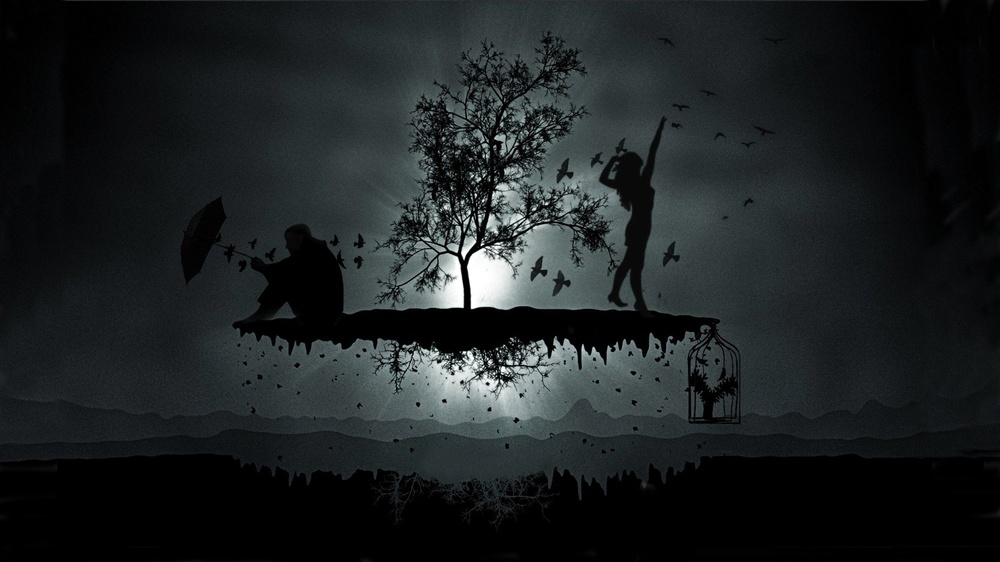
#> input picture forinvert.jpg, 1000 x 562 px, shrunk from 1920 x 1080 before the run
$ jupyter execute invertttt.ipynb
#> lines starting #> are read from the running program, lines starting #| are printed output that depends on the picture
[cell 1]
import numpy as np
import matplotlib.pyplot as plt
from PIL import Image

[cell 2]
img = Image.open ('forinvert.jpg')
#> img is the input picture: PIL image 1000x562 RGB; mean R, G, B 29, 33.4, 34.8

img_gray = img.convert('L')

clean_img_array = np.array(img_gray)

img_int = clean_img_array.astype(int) #not necessary to convert
invert = np.invert(img_int)
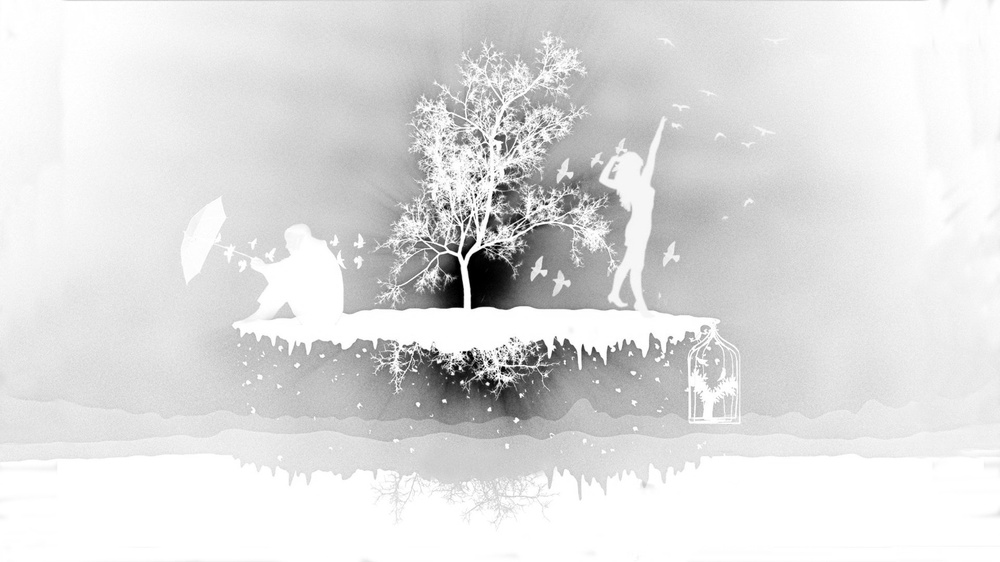
#> invert: shape (562, 1000) int64; min -256, max -1, mean -33.23; drawn with min black and max white

plt.imshow(invert, cmap='gray')
plt.title("inverted img")
plt.axis ('off')
plt.show()


$ run again, with sample.jpg copied over forinvert.jpg
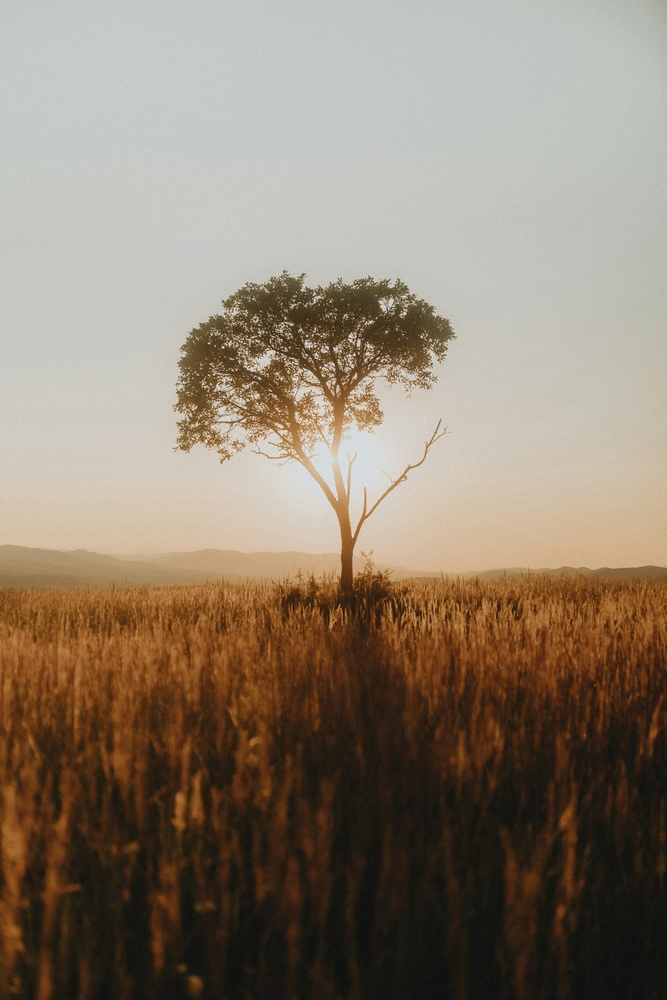
#> input picture sample.jpg, 667 x 1000 px, shrunk from 3648 x 5472 before the run
#> img is the input picture: PIL image 667x1000 RGB; mean R, G, B 140.5, 126.8, 110.8
#> `img_gray = img.convert('L')`:
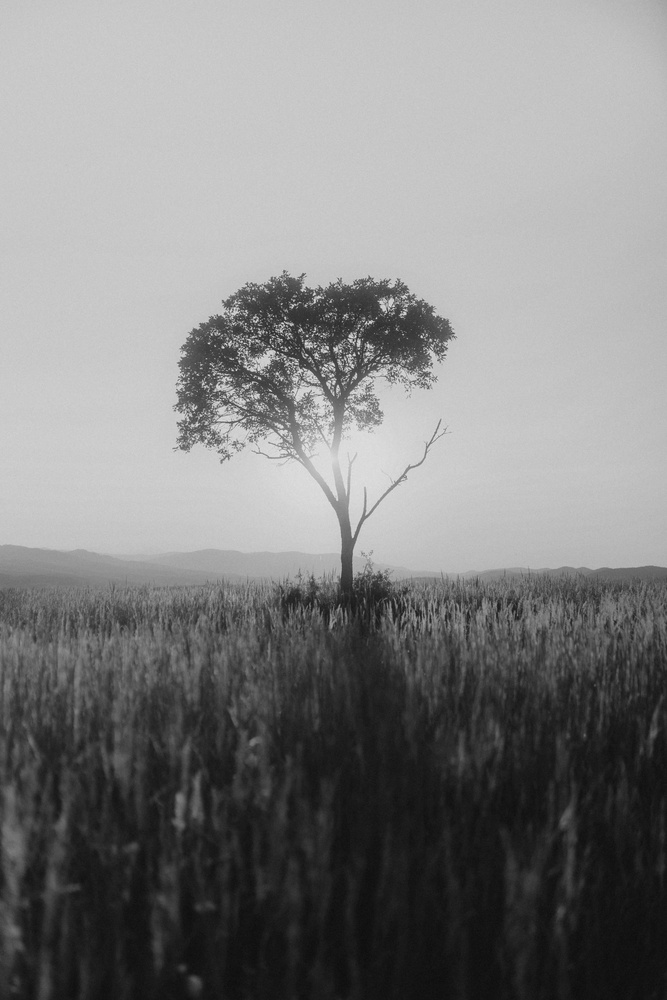
#> img_gray: PIL image 667x1000 L; min 12, max 234, mean 129.1
#> `invert = np.invert(img_int)`:
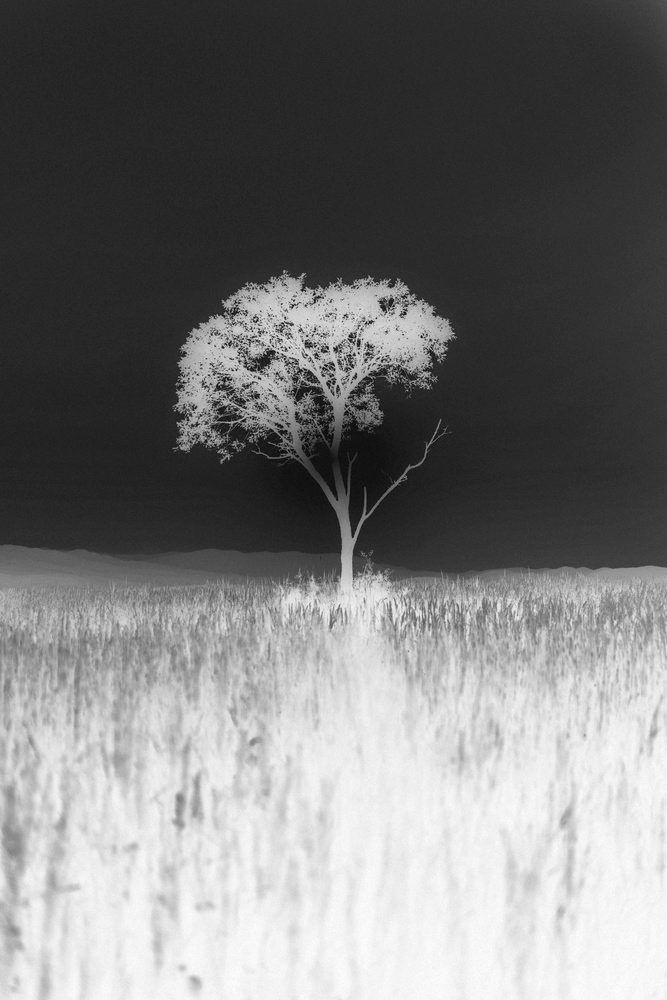
#> invert: shape (1000, 667) int64; min -235, max -13, mean -130.1; drawn with min black and max white
